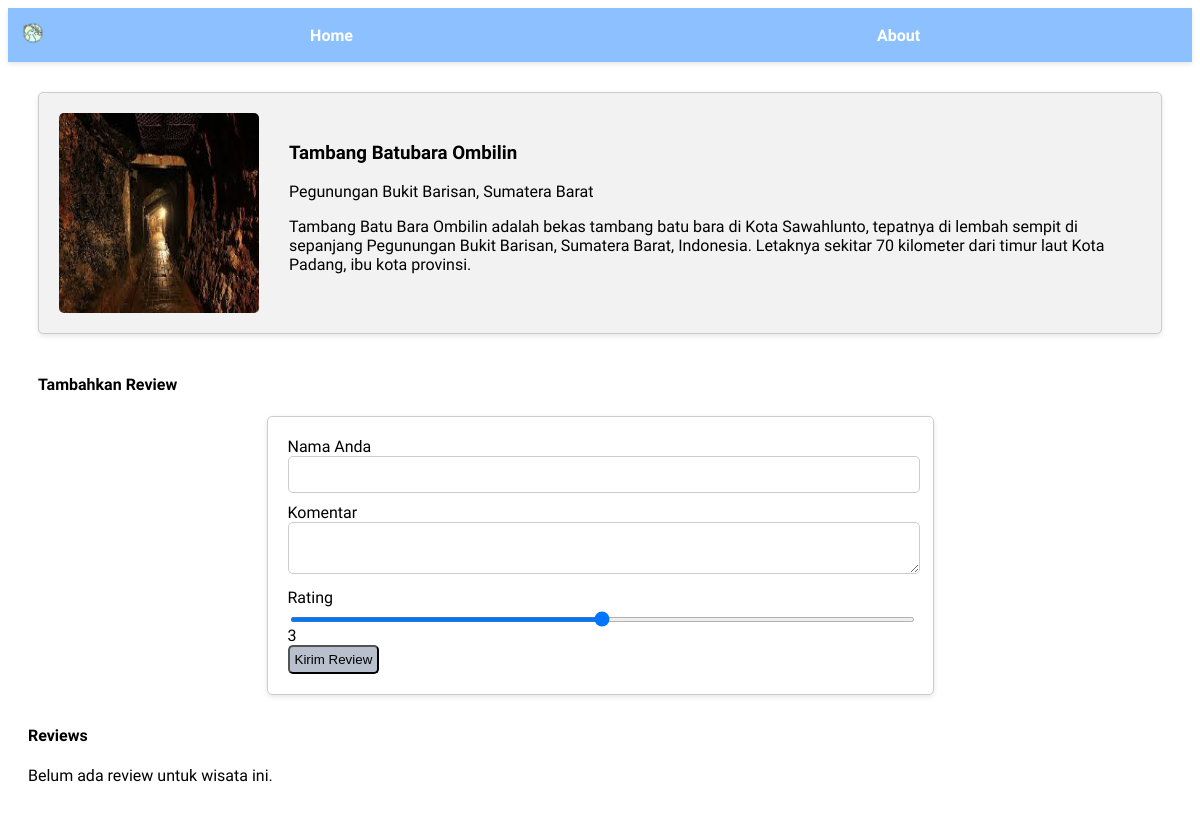
/detail/3, run on the app's committed database.
### wisata/models.py (models this page shows, shortened)
class Wisata(models.Model):
    nama = models.CharField(max_length=100)
    lokasi = models.CharField(max_length=100)
    deskripsi = models.TextField(max_length=1000)
    gambar = models.ImageField(upload_to='wisata', null=True, blank=True)

### wisata/views.py (the view, shortened to what this page needs)
# urls.py: path('detail/<int:wisata_id>', wisataView.detail,name='detail'),
def detail(request, wisata_id):
    wisata = get_object_or_404(Wisata, pk=wisata_id)
    reviews = wisata.reviews.all()
    context = {
        'wisata': wisata,
        'reviews': reviews,
    }
    return render(request, 'detail.html', context)

### wisata/templates/detail.html (shortened to what this page needs)
{% extends 'base.html' %}
{% block content %}
<div>
    <div>
        <div>
            <div class="wisata">
                <img src="{{ wisata.gambar.url }}" alt="wisata"/>
                <div class="text">
                <h3>{{ wisata.nama }}</h3>
                <p>{{ wisata.lokasi }}</p>
                <p>{{ wisata.deskripsi }}</p>
                </div>
            </div>
            <div class="review">
                <h4>Tambahkan Review</h4>
                <form method="post">
                    <div>
                        <label for="id_nama" class="form-label">Nama Anda</label><br/>
                        <input type="text" name="nama" id="id_nama" class="form-control" required>
                    </div>
                    <div>
                        <label for="id_review" class="form-label">Komentar</label><br/>
                        <textarea name="review" id="id_review" class="form-control"></textarea>
                    </div>
                    <div>
                        <label for="id_rating" class="form-label">Rating</label>
                        <div>
                            <input type="range" name="rating" id="id_rating" class="form-range" min="1"
                            max="5" value="3" oninput="this.nextElementSibling.value = this.value">
                            <output>3</output>
                        </div>
                    </div>
                    <button type="submit">Kirim Review</button>
                </form>
            </div>
                        <div>
                          <h4>Reviews</h4>
                          {% for review in reviews %}
                              <div class="card">
                                  <div >
                                      <h4>{{ review.nama }}</h4>
                                      <p>
                                          Rating: {{review.rating}}
                                      </p>
                                  </div>
                              </div>
                          {% empty %}
                              <p>Belum ada review untuk wisata ini.</p>
                          {% endfor %}
                      </div>
        </div>
    </div>
</div>
{% endblock content %}

### static/css/style.css (style rules this page uses)
html { font-family: "Parkinsans", sans-serif; font-optical-sizing: auto; font-weight: 300; }
.wisata { display: flex; padding: 20px; border: 1px solid #ccc; border-radius: 5px; margin: 10px; box-shadow: 0px 2px 5px rgba(0, 0, 0, 0.1); background-color: #f2f2f2; transition: all 0.3s ease-in-out; }
.wisata img { width: 200px; height: 200px; border-radius: 5px; margin-right: 20px; }
.wisata .text { padding: 10px; }
.review { padding: 10px; }
.review form { width: 625px; margin: 0 auto; padding: 20px; border: 1px solid #ccc; border-radius: 5px; box-shadow: 0px 2px 5px rgba(0, 0, 0, 0.1); }
.review input[type="text"] { padding: 10px; margin-bottom: 10px; border: 1px solid #ccc; border-radius: 5px; width: 610px; }
.review textarea { padding: 10px; margin-bottom: 10px; border: 1px solid #ccc; border-radius: 5px; width: 610px; }
.review input[type="range"] { width: 625px; height: 5px; background-color: #ddd; border-radius: 5px; text-align: center; }
.review button { background-color: #b7c0cc; padding: 5px; border-radius: 5px; }

### data on the page
Wisata: gambar (picture), nama "Tambang Batubara Ombilin", lokasi "Pegunungan Bukit Barisan, Sumatera Barat", deskripsi "Tambang Batu Bara Ombilin adalah bekas tambang batu bara di Kota Sawahlunto, tepatnya di lembah sempit di sepanjang Pegunungan Bukit Barisan, Sumatera Barat, Indonesia. Letaknya sekitar 70 kilometer dari timur laut Kota Padang, ibu kota provinsi."
